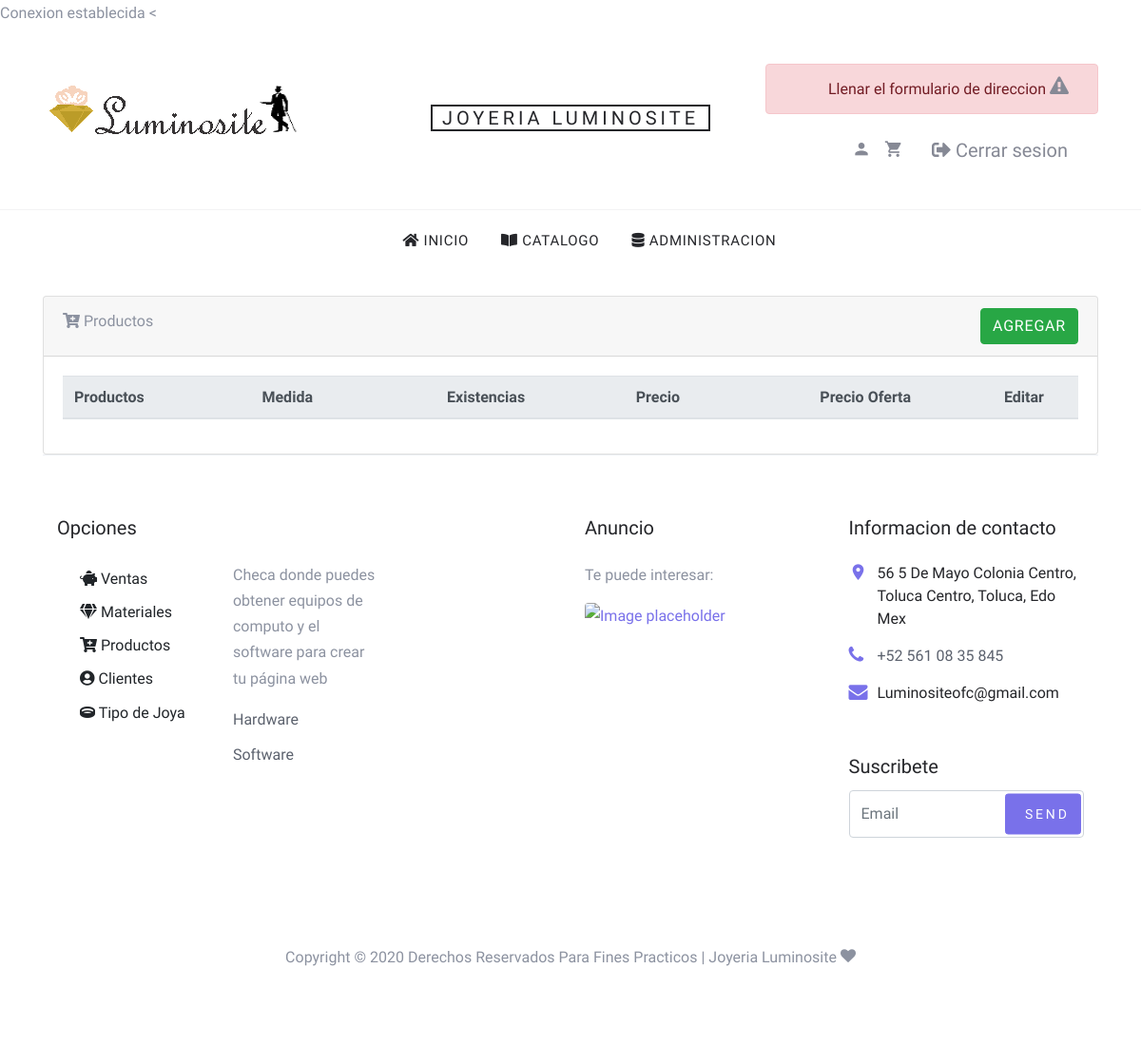
Before: /Productos.php (signed in) with the older database file.
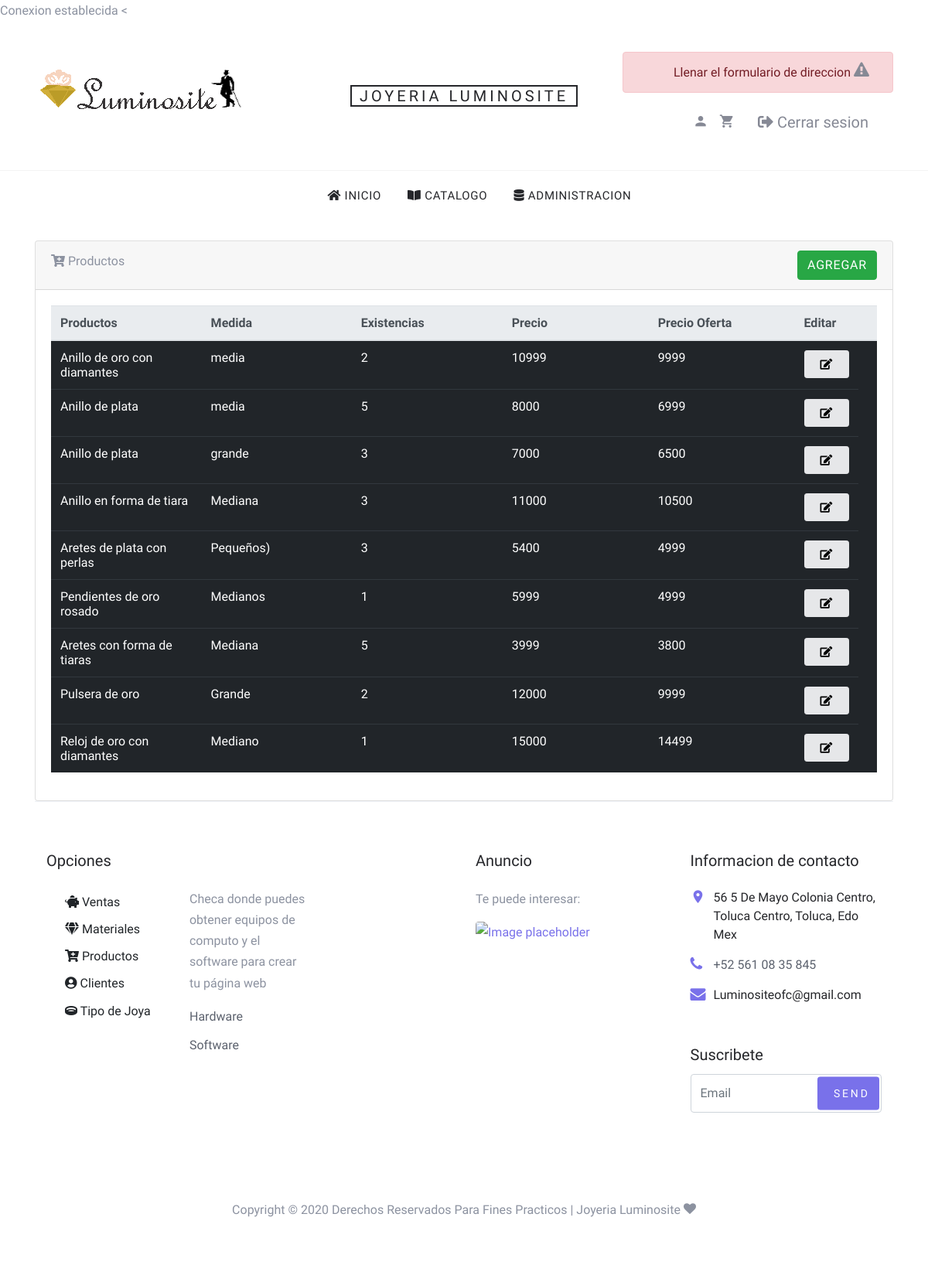
After: the same page with the newer database file.
### tables this page shows
CREATE TABLE `producto` (
  `id_producto` int(11) NOT NULL AUTO_INCREMENT,
  `nombre_producto` varchar(45) NOT NULL,
  `tipo_de_joya_id` int(11) NOT NULL,
  `no_existencias` int(11) NOT NULL,
  `precio` float NOT NULL,
  `descripcion` varchar(200) NOT NULL,
  `medida` varchar(45) NOT NULL,
  `precio_oferta` decimal(60,0) DEFAULT NULL,
  `foto` varchar(45) DEFAULT NULL,
  `foto_original` varchar(200) DEFAULT NULL,
  PRIMARY KEY (`id_producto`)
);

### Productos.php (the view, shortened to what this page needs)
<?php
require_once './conexion.php';
?>
<!DOCTYPE html>
<html lang="es-MX">
<head>
    <<link rel="stylesheet" href="https://fonts.googleapis.com/css?family=Mukta:300,400,700">
    <link rel="stylesheet" href="fonts/icomoon/style.css">
    <link rel="stylesheet" href="css/bootstrap.min.css">
    <link rel="stylesheet" href="css/magnific-popup.css">
    <link rel="stylesheet" href="css/jquery-ui.css">
    <link rel="stylesheet" href="css/owl.carousel.min.css">
    <link rel="stylesheet" href="css/owl.theme.default.min.css">
    <link rel="stylesheet" href="css/bootstrap.min.css">
    <link rel="stylesheet" href="css/all.min.css">
    <link rel="stylesheet" href="css/aos.css">
    <link rel="stylesheet" href="css/style.css">
</head>
<body>
<?php require_once('./menu.php'); ?>
    <div class="container mt-4">
        <div class="card">
            <div class="card-header">
            <i class="fa fa-cart-plus"></i> Productos
                <a href="productos_formulario.php"class="btn btn-success float-right">Agregar</a>
            </div>
            <div class="card-body">
                <table class="table table-dark table table-hover">
                    <thead class="thead-light">
                        <tr>
                            <th style="width: 20%;" scope="col">Productos</th>
                            <th style="width: 20%;" scope="col">Medida</th>
                            <th style="width: 20%;" scope="col">Existencias</th>
                            <th style="width: 20%;" scope="col">Precio</th>
                            <th style="width: 20%;" scope="col">Precio Oferta</th>
                            <th style="width: 20%;" scope="col">Editar</th>
                            <th style="width: 10%;" scope="col">
                            </th>
                        </tr>
                        <tbody>
                        <?php
                        $sql = 'select id_producto, tipo_de_joya_id, nombre_producto, no_existencias, precio, descripcion, medida, precio_oferta, foto, foto_original from producto order by id_producto asc';
                        foreach ($conexion->query($sql) as $registro) {
                            $registro['nombre_producto'] = htmlentities($registro['nombre_producto']);
                            $registro['no_existencias'] = htmlentities($registro['no_existencias']);
                            $registro['descripcion'] = htmlentities($registro['descripcion']);
                            $registro['medida'] = htmlentities($registro['medida']);
                        echo <<<fin
                        <tr>
                            <td scope="row">{$registro['nombre_producto']}</td>
                            <td scope="row">{$registro['medida']}</td>
                            <td scope="row">{$registro['no_existencias']}</td>
                            <td scope="row">{$registro['precio']}</td>
                            <td scope="row">{$registro['precio_oferta']}</td>
                            <td>
                                <a class="btn btn-secondary btn-sm" href="productos_editar.php?id={$registro['id_producto']}"><i class="fa fa-edit"></i></a>
                            </td>
                        </tr>
fin;
                }
                        ?>
                    </tbody>
                </table>
            </div>
        </div>
        <?php include('./pie_pagina.php');
?>
    </div>
</body>
</html>

Changed rows visible on the page:
added producto: nombre_producto "Anillo de oro con diamantes", medida "media", no_existencias "2", precio "10999", precio_oferta "9999"
added producto: nombre_producto "Anillo de plata", medida "media", no_existencias "5", precio "8000", precio_oferta "6999"
added producto: nombre_producto "Anillo de plata", medida "grande", no_existencias "3", precio "7000", precio_oferta "6500"
added producto: nombre_producto "Anillo en forma de tiara", medida "Mediana", no_existencias "3", precio "11000", precio_oferta "10500"
added producto: nombre_producto "Aretes de plata con perlas", medida "Pequeños)", no_existencias "3", precio "5400", precio_oferta "4999"
added producto: nombre_producto "Pendientes de oro rosado", medida "Medianos", no_existencias "1", precio "5999", precio_oferta "4999"
added producto: nombre_producto "Aretes con forma de tiaras", medida "Mediana", no_existencias "5", precio "3999", precio_oferta "3800"
added producto: nombre_producto "Pulsera de oro", medida "Grande", no_existencias "2", precio "12000", precio_oferta "9999"
added producto: nombre_producto "Reloj de oro con diamantes", medida "Mediano", no_existencias "1", precio "15000", precio_oferta "14499"
